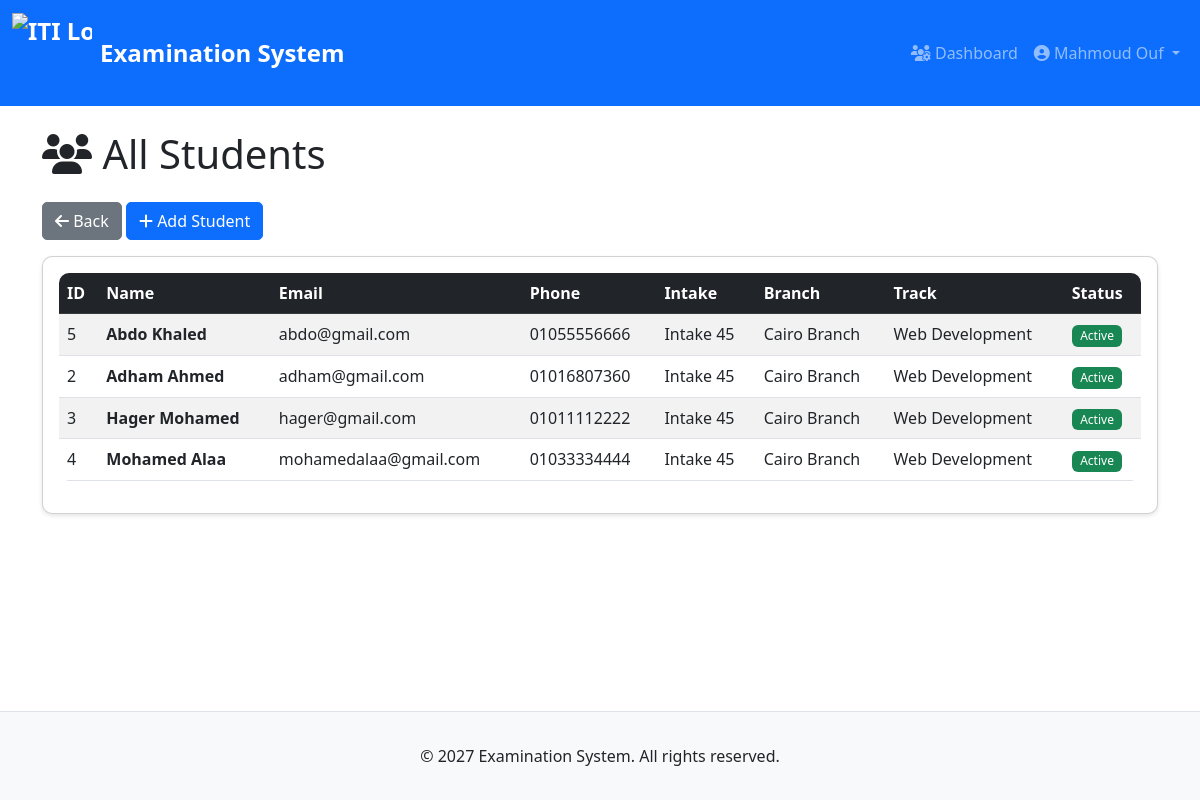
Page /manager/students (signed in) on the committed database.
### tables this page shows
CREATE TABLE student (
    student_id INTEGER PRIMARY KEY AUTOINCREMENT,
    user_id INTEGER NOT NULL UNIQUE,
    student_name TEXT NOT NULL,
    student_email TEXT NOT NULL UNIQUE,
    student_phone TEXT,
    student_address TEXT,
    date_of_birth DATE,
    intake_id INTEGER NOT NULL,
    FOREIGN KEY (user_id) REFERENCES user(user_id),
    FOREIGN KEY (intake_id) REFERENCES intake(intake_id)
);

CREATE TABLE intake (
    intake_id INTEGER PRIMARY KEY AUTOINCREMENT,
    intake_name TEXT NOT NULL,
    intake_year INTEGER NOT NULL,
    branch_id INTEGER NOT NULL,
    track_id INTEGER NOT NULL,
    FOREIGN KEY (branch_id) REFERENCES branch(branch_id),
    FOREIGN KEY (track_id) REFERENCES track(track_id),
    FOREIGN KEY (branch_id, track_id) REFERENCES branch_track(branch_id, track_id)
);

CREATE TABLE branch (
    branch_id INTEGER PRIMARY KEY AUTOINCREMENT,
    branch_name TEXT NOT NULL,
    branch_location TEXT
);

CREATE TABLE track (
    track_id INTEGER PRIMARY KEY AUTOINCREMENT,
    track_name TEXT NOT NULL,
    track_description TEXT
);

### app.py (the view)
@app.route("/manager/students")
@login_required("manager")
def view_students():
    db = get_db()
    students = db.execute("""
        SELECT s.*, i.intake_name, b.branch_name, t.track_name, u.is_active
        FROM student s
        JOIN intake i ON s.intake_id = i.intake_id
        JOIN branch b ON i.branch_id = b.branch_id
        JOIN track t ON i.track_id = t.track_id
        JOIN user u ON s.user_id = u.user_id
        ORDER BY s.student_name
    """).fetchall()
    return render_template("view_students.html", students=students)

### app.py (called while the page is built)
def get_db():
    db = sqlite3.connect(DATABASE)
    db.row_factory = sqlite3.Row
    return db

@app.after_request
def after_request(response):
    response.headers["Cache-Control"] = "no-cache, no-store, must-revalidate"
    response.headers["Expires"] = 0
    response.headers["Pragma"] = "no-cache"
    return response

### helpers.py (called while the page is built)
def login_required(role=None):
    def decorator(f):
        @wraps(f)
        def decorated_function(*args, **kwargs):
            if session.get("user_id") is None:
                return redirect("/login")
            if role and session.get("role") != role:
                return redirect("/")
            return f(*args, **kwargs)
        return decorated_function
    return decorator

### templates/view_students.html (shortened to what this page needs)
{% extends "layout.html" %}
{% block main %}
<h1 class="mb-4"><i class="fas fa-users"></i> All Students</h1>
<div class="mb-3">
    <a href="/manager/dashboard" class="btn btn-secondary"><i class="fas fa-arrow-left"></i> Back</a>
    <a href="/manager/add-student" class="btn btn-primary"><i class="fas fa-plus"></i> Add Student</a>
</div>
<div class="card"><div class="card-body">
<div class="table-responsive">
<table class="table table-striped">
<thead class="table-dark">
    <tr><th>ID</th><th>Name</th><th>Email</th><th>Phone</th><th>Intake</th><th>Branch</th><th>Track</th><th>Status</th></tr>
</thead>
<tbody>
{% for student in students %}
<tr>
    <td>{{ student.student_id }}</td>
    <td><strong>{{ student.student_name }}</strong></td>
    <td>{{ student.student_email }}</td>
    <td>{{ student.student_phone or 'N/A' }}</td>
    <td>{{ student.intake_name }}</td>
    <td>{{ student.branch_name }}</td>
    <td>{{ student.track_name }}</td>
    <td>{% if student.is_active %}<span class="badge bg-success">Active</span>{% else %}<span class="badge bg-danger">Inactive</span>{% endif %}</td>
</tr>
{% endfor %}
</tbody>
</table>
</div>
</div></div>
{% endblock %}

### templates/layout.html (shortened to what this page needs)
<!DOCTYPE html>
<html lang="en">
    <head>
        <link href="https://cdn.jsdelivr.net/npm/bootstrap@5.3.0/dist/css/bootstrap.min.css" rel="stylesheet">
        <link rel="stylesheet" href="https://cdnjs.cloudflare.com/ajax/libs/font-awesome/6.4.0/css/all.min.css">
        <link href="{{ url_for('static', filename='styles.css') }}" rel="stylesheet">
    </head>
    <body>
        <nav class="navbar navbar-expand-lg navbar-dark bg-primary">
            <div class="container-fluid">
                <a class="navbar-brand d-flex align-items-center" href="/">
                    <img src="{{ url_for('static', filename='images/iti-logo.png') }}" alt="ITI Logo" width="80" height="80" class="me-2">
                    Examination System
                </a>
                <div class="collapse navbar-collapse" id="navbarNav">
                    <ul class="navbar-nav ms-auto">
                        {% if session.user_id %}
                            {% if session.role == 'student' %}
                                <li class="nav-item">
                                    <a class="nav-link" href="/student/dashboard">
                                        <i class="fas fa-home"></i> Dashboard
                                    </a>
                                </li>
                            {% elif session.role == 'manager' %}
                                <li class="nav-item">
                                    <a class="nav-link" href="/manager/dashboard">
                                        <i class="fas fa-users-cog"></i> Dashboard
                                    </a>
                                </li>
                            {% endif %}
                            <li class="nav-item dropdown">
                                <a class="nav-link dropdown-toggle" href="#" id="userDropdown" role="button" data-bs-toggle="dropdown">
                                    <i class="fas fa-user-circle"></i> {{ session.person_name }}
                                </a>
                            </li>
                        {% endif %}
                    </ul>
                </div>
            </div>
        </nav>
        <main class="container my-4">
            {% block main %}{% endblock %}
        </main>
        <footer class="bg-light text-center text-lg-start mt-auto py-3">
            <div class="text-center p-3">
                © 2027 Examination System. All rights reserved.
            </div>
        </footer>
    </body>
</html>

### static/styles.css (style rules this page uses)
body { min-height: 100vh; display: flex; flex-direction: column; font-family: 'Segoe UI', Tahoma, Geneva, Verdana, sans-serif; }
main { flex: 1; }
.navbar-brand { font-weight: bold; font-size: 1.5rem; }
.card { border-radius: 10px; box-shadow: 0 2px 4px rgba(0,0,0,0.1); transition: transform 0.2s; }
.btn { border-radius: 5px; transition: all 0.3s; }
.table { border-radius: 10px; overflow: hidden; }
.badge { padding: 0.4em 0.7em; font-weight: 500; }
footer { background-color: #f8f9fa; border-top: 1px solid #dee2e6; }

### rows in the picture
student: student_id "5", student_name "Abdo Khaled", student_email "abdo@gmail.com", student_phone "01055556666", intake_name "Intake 45", branch_name "Cairo Branch", track_name "Web Development"
student: student_id "2", student_name "Adham Ahmed", student_email "adham@gmail.com", student_phone "01016807360", intake_name "Intake 45", branch_name "Cairo Branch", track_name "Web Development"
student: student_id "3", student_name "Hager Mohamed", student_email "hager@gmail.com", student_phone "01011112222", intake_name "Intake 45", branch_name "Cairo Branch", track_name "Web Development"
student: student_id "4", student_name "Mohamed Alaa", student_email "mohamedalaa@gmail.com", student_phone "01033334444", intake_name "Intake 45", branch_name "Cairo Branch", track_name "Web Development"

### other values in the picture
{{ session.person_name }} "Mahmoud Ouf"
